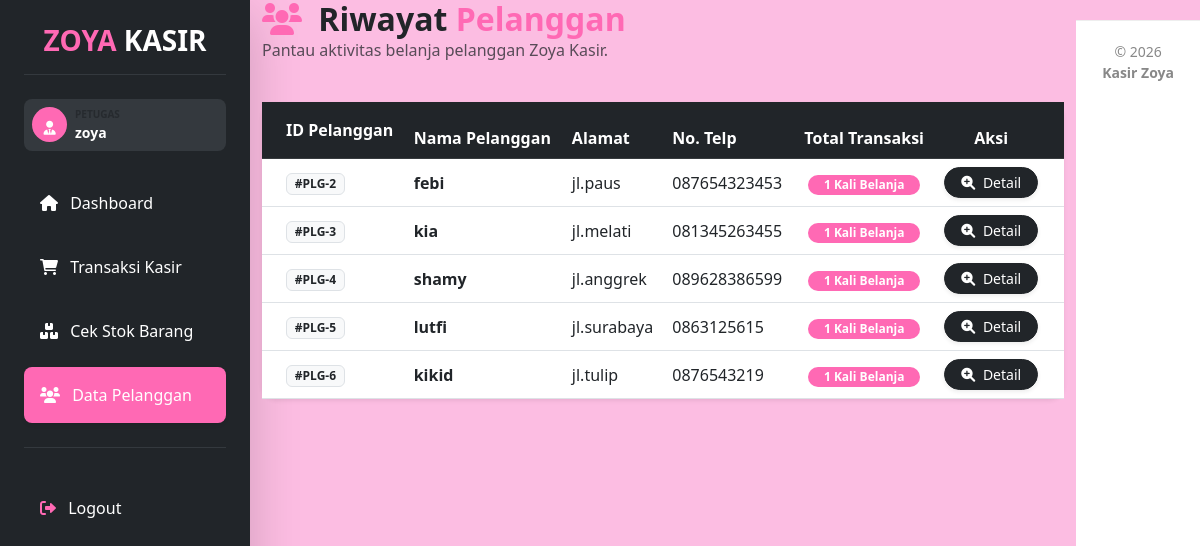
/kasir_zoya/petugas/pelanggan.php (signed in), run on the app's committed database.
### tables this page shows
CREATE TABLE `pelanggan` (
  `PelangganID` int(11) NOT NULL,
  `NamaPelanggan` varchar(255) NOT NULL,
  `Alamat` text NOT NULL,
  `No.Telp` varchar(15) NOT NULL
);

### kasir_zoya/petugas/pelanggan.php (the view, shortened to what this page needs)
<?php
include '../config/koneksi.php';
include '../templates/header.php';
include '../templates/sidebar_petugas.php';
?>
<div class="container-fluid">
    <div class="row mb-4 align-items-center">
        <div class="col-md-6">
            <h2 class="fw-bold text-dark m-0"><i class="fas fa-users text-pink me-2"></i> Riwayat <span class="text-pink">Pelanggan</span></h2>
            <p class="text-muted">Pantau aktivitas belanja pelanggan Zoya Kasir.</p>
        </div>
    </div>
    <div class="card border-0 shadow-sm" style="border-radius: 15px;">
        <div class="card-body p-0">
            <div class="table-responsive">
                <table class="table table-hover align-middle mb-0">
                    <thead class="table-dark">
                        <tr>
                            <th class="ps-4 py-3">ID Pelanggan</th>
                            <th>Nama Pelanggan</th>
                            <th>Alamat</th>
                            <th>No. Telp</th>
                            <th class="text-center">Total Transaksi</th>
                            <th class="text-center pe-4">Aksi</th>
                        </tr>
                    </thead>
                    <tbody>
                        <?php
                        $query = mysqli_query($koneksi, "SELECT p.PelangganID, p.NamaPelanggan, p.Alamat, p.`No.Telp`,
                                COUNT(j.PenjualanID) AS TotalTransaksi
                                FROM pelanggan p
                                LEFT JOIN penjualan j ON p.PelangganID = j.PelangganID
                                GROUP BY p.PelangganID
                                ORDER BY TotalTransaksi DESC");
                        while($d = mysqli_fetch_array($query)){
                        ?>
                        <tr>
                            <td class="ps-4">
                                <span class="badge bg-light text-dark border">#PLG-<?php echo $d['PelangganID']; ?></span>
                            </td>
                            <td class="fw-bold"><?php echo $d['NamaPelanggan']; ?></td>
                            <td><?php echo $d['Alamat']; ?></td>
                            <td><?php echo $d['No.Telp']; ?></td> <td class="text-center">
                                <span class="badge bg-pink rounded-pill px-3">
                                    <?php echo $d['TotalTransaksi']; ?> Kali Belanja
                                </span>
                            </td>
                            <td class="text-center pe-4">
                                <a href="riwayat_produk.php?id=<?php echo $d['PelangganID']; ?>" class="btn btn-sm btn-dark rounded-pill px-3 shadow-sm">
                                    <i class="fas fa-search-plus me-1"></i> Detail
                                </a>
                            </td>
                        </tr>
                        <?php }
                         ?>
                    </tbody>
                </table>
            </div>
        </div>
    </div>
</div>
<?php include '../templates/footer.php'; ?>

### kasir_zoya/templates/header.php (style rules this page uses)
:root { --pink-zoya: #ff69b4; --black-zoya: #212529; --white-zoya: #ffffff; }
body { background-color: #fcbde2; overflow-x: hidden; }
.text-pink { color: var(--pink-zoya) !important; }

### kasir_zoya/templates/sidebar_petugas.php (style rules this page uses)
.text-pink { color: #ff69b4 !important; }
.bg-pink { background-color: #ff69b4 !important; }

### data on the page
pelanggan: PelangganID "2", NamaPelanggan "febi", Alamat "jl.paus", Telp "087654323453", TotalTransaksi "1"
pelanggan: PelangganID "3", NamaPelanggan "kia", Alamat "jl.melati", Telp "081345263455", TotalTransaksi "1"
pelanggan: PelangganID "4", NamaPelanggan "shamy", Alamat "jl.anggrek", Telp "089628386599", TotalTransaksi "1"
pelanggan: PelangganID "5", NamaPelanggan "lutfi", Alamat "jl.surabaya", Telp "0863125615", TotalTransaksi "1"
pelanggan: PelangganID "6", NamaPelanggan "kikid", Alamat "jl.tulip", Telp "0876543219", TotalTransaksi "1"

### other printed values
$_SESSION['username'] "zoya"
